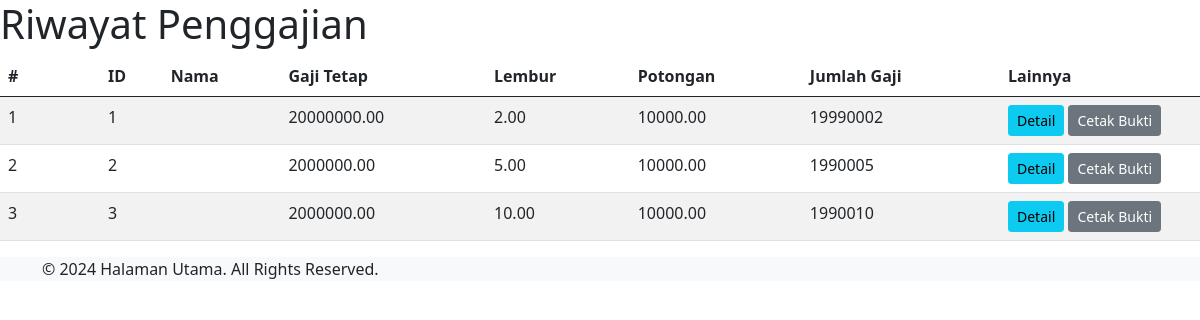
The app's page /riwayat_penggajian.php with its own data.
### tables this page shows
CREATE TABLE `penggajian` (
  `id` int(11) NOT NULL,
  `nama` varchar(100) NOT NULL,
  `gaji_tetap` decimal(10,2) NOT NULL,
  `lembur` decimal(10,2) NOT NULL,
  `potongan` decimal(10,2) NOT NULL,
  `id_karyawan` int(11) NOT NULL
);

### riwayat_penggajian.php (the view)
<?php
include("header.php");
include("koneksi.php");
?>
<h1>Riwayat Penggajian</h1>
<table class="table table-striped">
    <thead>
        <tr>
            <th class="col-1">#</th>
            <th>ID</th>
            <th>Nama</th>
            <th>Gaji Tetap</th>
            <th>Lembur</th>
            <th>Potongan</th>
            <th>Jumlah Gaji</th>
            <th class="col-2">Lainnya</th>
        </tr>
    </thead>
    <tbody>
        <?php
        $sql = "SELECT * FROM penggajian";
        $result = mysqli_query($conn, $sql);
        if (mysqli_num_rows($result) > 0) {
            $no = 1;
            while($row = mysqli_fetch_assoc($result)) {
                $jumlah_gaji = $row['gaji_tetap'] + $row['lembur'] - $row['potongan'];
                echo "<tr>";
                echo "<td>" . $no++ . "</td>";
                echo "<td>" . $row['id'] . "</td>";
                echo "<td>" . $row['nama'] . "</td>";
                echo "<td>" . $row['gaji_tetap'] . "</td>";
                echo "<td>" . $row['lembur'] . "</td>";
                echo "<td>" . $row['potongan'] . "</td>";
                echo "<td>" . $jumlah_gaji . "</td>";
                echo "<td>";
                echo "<a href='detail_gaji.php?id=" . $row['id'] . "' class='btn btn-info btn-sm'>Detail</a> ";
                echo "<a href='cetak_bukti.php?id=" . $row['id'] . "' class='btn btn-secondary btn-sm'>Cetak Bukti</a>";
                echo "</td>";
                echo "</tr>";
            }
        } else {
            echo "<tr><td colspan='8' class='text-center'>Tidak ada data</td></tr>";
        }
        ?>
    </tbody>
</table>
<?php include("footer.php") ?>

### header.php (shortened to what this page needs)
<!DOCTYPE html>
<html lang="en">
<head>
    <link href="https://cdn.jsdelivr.net/npm/bootstrap@5.0.0-beta3/dist/css/bootstrap.min.css" rel="stylesheet">
    <link href="https://cdn.jsdelivr.net/npm/summernote@0.8.18/dist/summernote.min.css" rel="stylesheet">
    <link rel="stylesheet" href="https://pro.fontawesome.com/releases/v5.10.0/css/all.css"/>
</head>

### footer.php (shortened to what this page needs)
<footer class="bg-light">
    <div class="container">
        <p>&copy; 2024 Halaman Utama. All Rights Reserved.</p>
    </div>
</footer>
</body>
</html>

### records on screen
penggajian: id "1", gaji_tetap "20000000.00", lembur "2.00", potongan "10000.00", jumlah_gaji "19990002"
penggajian: id "2", gaji_tetap "2000000.00", lembur "5.00", potongan "10000.00", jumlah_gaji "1990005"
penggajian: id "3", gaji_tetap "2000000.00", lembur "10.00", potongan "10000.00", jumlah_gaji "1990010"
